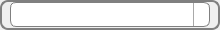
<?xml version="1.0" encoding="UTF-8"?>
<ui version="4.0">
 <class>QQMsgTip</class>
 <widget class="QWidget" name="QQMsgTip">
  <property name="geometry">
   <rect>
    <x>0</x>
    <y>0</y>
    <width>220</width>
    <height>30</height>
   </rect>
  </property>
  <property name="sizePolicy">
   <sizepolicy hsizetype="Fixed" vsizetype="Fixed">
    <horstretch>0</horstretch>
    <verstretch>0</verstretch>
   </sizepolicy>
  </property>
  <property name="windowTitle">
   <string>Form</string>
  </property>
  <property name="styleSheet">
   <string notr="true">border: 2px solid gray;
border-radius: 8px;</string>
  </property>
  <widget class="QComboBox" name="cb_msgs_">
   <property name="geometry">
    <rect>
     <x>10</x>
     <y>2</y>
     <width>200</width>
     <height>25</height>
    </rect>
   </property>
   <property name="sizePolicy">
    <sizepolicy hsizetype="Fixed" vsizetype="Fixed">
     <horstretch>0</horstretch>
     <verstretch>0</verstretch>
    </sizepolicy>
   </property>
   <property name="styleSheet">
    <string notr="true">QComboBox {
	 background-image: url(:/new/login/images/LoginPanel/bg_white.png);
     border: 1px solid gray;
     border-radius: 6px;
     padding: 1px 18px 1px 3px;
     min-width: 6em;
 }

 QComboBox:on { /* shift the text when the popup opens */
     padding-top: 3px;
     padding-left: 4px;
 }

 QComboBox::drop-down {
     subcontrol-origin: padding;
     subcontrol-position: top right;
     width: 15px;

     border-left-width: 1px;
     border-left-color: darkgray;
     border-left-style: solid; /* just a single line */
     border-top-right-radius: 3px; /* same radius as the QComboBox */
     border-bottom-right-radius: 3px;
 }

 QComboBox::down-arrow:on { /* shift the arrow when popup is open */
     top: 1px;
     left: 1px;
 }

QComboBox QAbstractItemView {
     border: 2px solid darkgray;
	border-radius: 5px;
     selection-background-color: lightgray;
 }</string>
   </property>
  </widget>
 </widget>
 <resources/>
 <connections/>
</ui>
